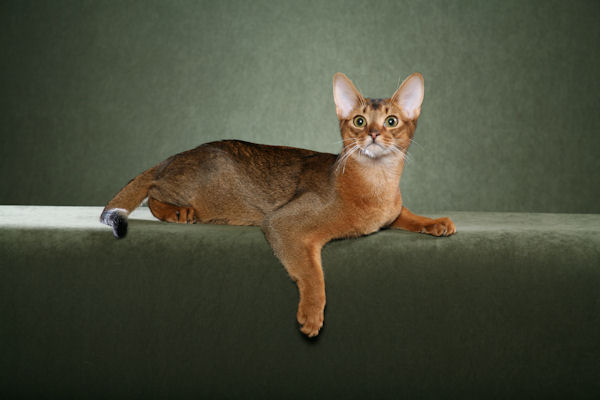
#> input picture test.jpg, 600 x 400 px; its folder holds only this picture in this run
$ python -i utilities.py   (imports and definitions only)
#> lines starting #> are read from the running program, lines starting #| are printed output that depends on the picture
### logic/onnx_classifier.py
"""
ONNX classifier wrapper for inference.
This module provides a class to load and use ONNX models for image classification.
"""

import json
import numpy as np
from PIL import Image
from PIL.Image import Resampling
import onnxruntime as ort
from pathlib import Path


class ONNXClassifier:
    """Wrapper class for ONNX model inference."""

    def __init__(self, model_path: str, class_labels_path: str):
        """
        Initialize the ONNX classifier.

        Args:
            model_path: Path to the ONNX model file
            class_labels_path: Path to the JSON file containing class labels
        """
        # Validate files exist
        if not Path(model_path).exists():# pragma: no cover
            raise FileNotFoundError(f"Model file not found: {model_path}")
        if not Path(class_labels_path).exists():# pragma: no cover
            raise FileNotFoundError(f"Class labels file not found: {class_labels_path}")

        # Initialize ONNX Runtime session
        sess_options = ort.SessionOptions()
        sess_options.intra_op_num_threads = 4

        self.session = ort.InferenceSession(
            model_path,
            sess_options=sess_options,
            providers=["CPUExecutionProvider"]
        )

        # Get input name
        self.input_name = self.session.get_inputs()[0].name

        # Load class labels
        with open(class_labels_path, 'r', encoding='utf-8') as f:
            self.class_labels = json.load(f)

        print("  ONNX Classifier initialized")
        print(f"  Model: {model_path}")
        print(f"  Classes: {len(self.class_labels)}")

    # [93 lines left out: functions preprocess, predict, predict_with_confidence, not called in this run]


# SINGLETON INSTANCE
# Create a global instance that can be imported

_classifier_instance = None

# pylint: disable=global-statement
def get_classifier(model_path: str = "./model.onnx",
                   class_labels_path: str = "./class_labels.json") -> ONNXClassifier:
    """
    Get or create the classifier instance (singleton pattern).

    Args:
        model_path: Path to ONNX model
        class_labels_path: Path to class labels JSON

    Returns:
        ONNXClassifier instance
    """
    global _classifier_instance

    if _classifier_instance is None:
        _classifier_instance = ONNXClassifier(model_path, class_labels_path)
#> in preprocess, image is the input picture: PIL image 600x400 RGB; mean R, G, B 74.2, 76, 58.5

    return _classifier_instance


# For easy import
try:
    classifier = get_classifier()
except FileNotFoundError as e:# pragma: no cover
    print(f"Warning: Could not initialize classifier: {e}")
    print("Make sure to run 'select_best_model.py' first to generate the model files.")
    classifier = None

### logic/utilities.py
import random
from PIL import Image, ImageOps, ImageFilter
from pathlib import Path
import json

# Import ONNX classifier
try:
    from logic.onnx_classifier import classifier

    CLASSIFIER_AVAILABLE = classifier is not None
except ImportError:# pragma: no cover
    CLASSIFIER_AVAILABLE = False
    classifier = None

# Load class labels from JSON
CLASS_LABELS_PATH = Path(__file__).parent.parent / "class_labels.json"
# [16 lines not run here, left out]

# PREDICTION
# [53 lines left out: functions predict_simple, predict, not called in this run]


# RESIZE

MIN_DIM = 28
MAX_DIM = 225


def resize(image_path: str, width: int = None, height: int = None):
    """
    Resize an image to given dimensions.
    Negative or zero dimensions must raise custom ValueErrors
    expected by the tests.
    """
#> called with image_path = '../test.jpg'

    # ---- VALIDATION ----
    if width is not None:
        if width <= 0:
            raise ValueError("Width must be greater than 0")
    if height is not None:
        if height <= 0:
            raise ValueError("Height must be greater than 0")

    # Open image
    image = Image.open(image_path)

    # Random size case (if width or height missing)
    if width is None or height is None:
        width = width or random.randint(MIN_DIM, MAX_DIM)
        height = height or random.randint(MIN_DIM, MAX_DIM)

    # Perform resizing
    new_image = image.resize((width, height))
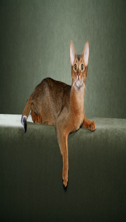
#> new_image: PIL image 126x222 RGB; mean R, G, B 74.2, 76, 58.5
    return new_image


# PREPROCESSING FUNCTIONS
def to_grayscale(image: Image.Image) -> Image.Image:
    """Convert an image to grayscale."""
    return ImageOps.grayscale(image)
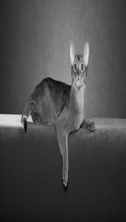
#> returned value: PIL image 126x222 L; min 0, max 223, mean 73.4


def normalize(image: Image.Image) -> Image.Image:
    """Normalize pixel values to [0,1]."""
    return ImageOps.autocontrast(image).point(lambda x: x / 255.0)


def random_rotate(image: Image.Image) -> Image.Image:
    """Apply random rotation between -20° and 20°."""
    angle = random.uniform(-20, 20)
    return image.rotate(angle)
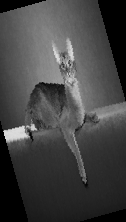
#> returned value: PIL image 126x222 L; min 0, max 223, mean 67.8


def blur(image: Image.Image) -> Image.Image:
    """Apply Gaussian blur."""
    return image.filter(ImageFilter.GaussianBlur(radius=1.5))
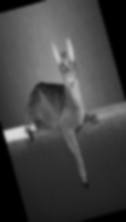
#> returned value: PIL image 126x222 L; min 0, max 218, mean 67.8


def random_flip(image: Image.Image) -> Image.Image:
    """Flip horizontally with 50% probability."""
    if random.random() > 0.5:
        return ImageOps.mirror(image)
    return image


def preprocess(image_path):
    """
    Full preprocessing pipeline.

    Args:
        image_path (str): Path to the input image

    Returns:
        PIL.Image.Image: Preprocessed image
    """
    image = Image.open(image_path)

    # Apply preprocessing steps
    image = resize(image_path)  # random resize
    image = to_grayscale(image)  # grayscale
    image = random_rotate(image)  # slight rotation
    image = random_flip(image)  # maybe flip
    image = blur(image)  # blur a bit

    return image


# UTILITY FUNCTIONS
# [5 lines left out: function ensure_output_dir, not called in this run]

>>> result = preprocess('../test.jpg')
